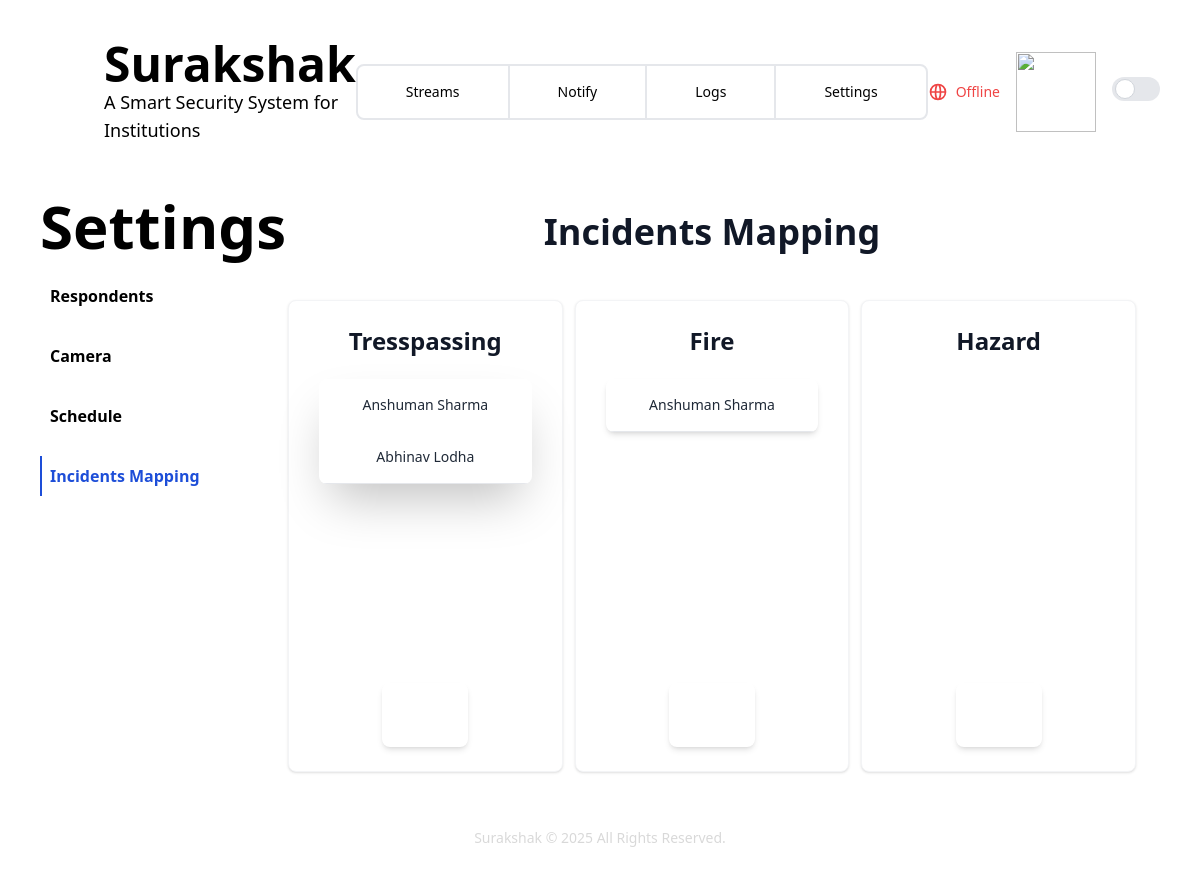
The page /settings/incidents_mapping on the database as committed earlier.
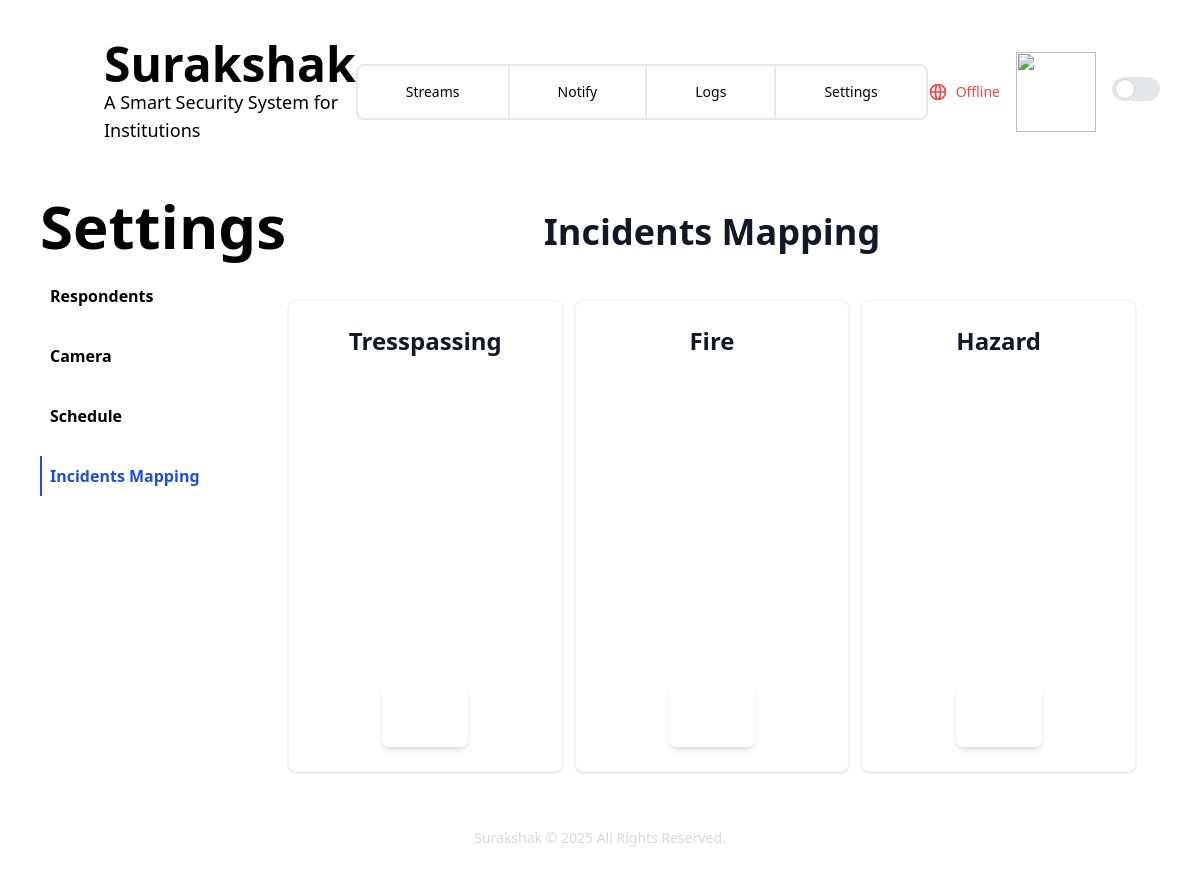
The same page on the database as committed later.
### surakshak/models.py (models this page shows, shortened)
class Respondent(models.Model):
    id = models.AutoField(primary_key=True)
    name = models.CharField(max_length=100)
    phone = models.CharField(max_length=10)
    email = models.EmailField(max_length=100)
    is_active = models.BooleanField(default=True)

### surakshak/views.py (the view)
# urls.py: path('settings/incidents_mapping', incidents_mapping_page, name='incidents_mapping_page'),
def incidents_mapping_page(request):
    pop_up = request.GET.get("pop_up", "false").lower() == "true"
    incident_type = request.GET.get("incident_type", "")
    incident_types = IncidentType.objects.all()
    serialized_incidents = IncidentTypeSerializer(incident_types, many=True).data
    tresspassing_ids = IncidentType.objects.filter(
        type_name="Tresspassing"
    ).values_list("id", flat=True)
    tress_avail_respondents = Respondent.objects.exclude(
        incident_types__in=tresspassing_ids
    )
    tress_avail_serialized = RespondentSerializer(
        tress_avail_respondents, many=True
    ).data
    fire_ids = (IncidentType.objects.filter(type_name="Fire").values_list('id', flat=True))
    fire_avail_respondents = Respondent.objects.exclude(incident_types__in=fire_ids)
    fire_avail_serialized = RespondentSerializer(fire_avail_respondents, many=True).data
    return render(
        request,
        "settings/incidents_map.html",
        {
            "incident_mappings": serialized_incidents,
            "available_tress_respondents": tress_avail_serialized,
            "available_fire_respondents": fire_avail_serialized,
            "pop_up": pop_up,
            "incident_type": incident_type,
        },
    )

### surakshak/templates/settings/incidents_map.html (shortened to what this page needs)
{% extends "settings.html" %}
{% block settings_content %}
<section class="">
    <div class="py-2 px-1 mx-auto max-w-screen-xl lg:py-4 lg:px-6">
        <div class="mx-auto max-w-screen-md text-center mb-8 lg:mb-12">
            <h2 class="text-3xl font-bold leading-tight text-gray-900 dark:text-white lg:text-4xl">Incidents Mapping
            </h2>
        </div>
        <div class="space-y-8 lg:grid lg:grid-cols-3 sm:gap-3 xl:gap-4 lg:space-y-0">
            <div
                class="flex flex-col p-6 mx-max text-center text-gray-900 bg-white rounded-lg border border-gray-100 shadow dark:border-gray-900 xl:p-8 dark:bg-gray-700 dark:text-white">
                <h3 class="mb-4 text-2xl font-semibold">Tresspassing</h3>
                <div class="p-1.5 min-w-full inline-block justify-center h-[35vh]">
                    <div class="overflow-hidden shadow-2xl rounded-lg">
                        <div class="table border-collapse table-auto w-full">
                            <div
                                class="table-row-group border-b dark:bg-gray-800 dark:border-gray-800">
                                {% for incident_mapping in incident_mappings %}
                                {% if incident_mapping.type_name == 'Tresspassing' %}
                                {% for member in incident_mapping.respondents %}
                                <div class="table-row">
                                    <div
                                        class="table-cell px-6 py-4 whitespace-nowrap text-sm text-center font-medium text-gray-800 dark:text-neutral-100">
                                        {{ member.name }}
                                    </div>
                                </div>
                                {% endfor %}
                                {% endif %}
                                {% endfor %}
                            </div>
                        </div>
                    </div>
                </div>
                <div class="flex flex-col sm:flex-row sm:justify-centre">
                    {% if not pop_up %}
                    <a class="" href="?pop_up=true&incident_type=Tresspassing">
                        <div class="w-min mx-auto bg-primaryHighlight shadow-md rounded-lg p-3 space-y-1">
                            <button class="py-2 px-4 bg-primaryBg text-white rounded hover:bg-accent">Add</button>
                    </a>
                </div>
                {% endif %}
            </div>
        </div>
        <div
        class="flex flex-col p-6 mx-max text-center text-gray-900 bg-white rounded-lg border border-gray-100 shadow dark:border-gray-900 xl:p-8 dark:bg-gray-700 dark:text-white">
            <h3 class="mb-4 text-2xl font-semibold">Fire</h3>
            <div class="p-1.5 min-w-full inline-block justify-center h-[35vh]">
                <div class="overflow-hidden shadow-md rounded-lg">
                    <div class="table border-collapse table-auto w-full divide-y divide-gray-100">
                        <div
                            class="table-row-group divide-y divide-gray-100 border-b dark:bg-gray-800 dark:border-gray-700">
                            {% for incident_mapping in incident_mappings %}
                            {% if incident_mapping.type_name == 'Fire' %}
                            {% for member in incident_mapping.respondents %}
                            <div class="table-row">
                                <div
                                    class="table-cell px-6 py-4 whitespace-nowrap text-sm text-center font-medium text-gray-800 dark:text-neutral-100">
                                    {{ member.name }}
                                </div>
                            </div>
                            {% endfor %}
                            {% endif %}
                            {% endfor %}
                        </div>
                    </div>
                </div>
            </div>
            <div class="flex flex-col sm:flex-row sm:justify-centre">
                {% if not pop_up %}
                <a class="" href="?pop_up=true&incident_type=Fire">
                    <div class="w-min mx-auto bg-primaryHighlight shadow-md rounded-lg p-3 space-y-1">
                        <button class="py-2 px-4 bg-primaryBg text-white rounded hover:bg-accent">Add</button>
                </a>
            </div>
            {% endif %}
        </div>
    </div>
    <div
        class="flex flex-col p-6 mx-max max-w-lg text-center text-gray-900 bg-white rounded-lg border border-gray-100 shadow dark:border-gray-600 xl:p-3 dark:bg-gray-800 dark:text-white">
        <h3 class="mb-4 text-2xl font-semibold">Hazard</h3>
        <div class="p-1.5 min-w-full inline-block justify-center h-[35vh]">
        </div>
        <div class="flex flex-col sm:flex-row sm:justify-centre">
            {% if not pop_up %}
            <a class="" href="?pop_up=true?">
                <div class="w-min mx-auto bg-primaryHighlight shadow-md rounded-lg p-3 space-y-1">
                    <button class="py-2 px-4 bg-primaryBg text-white rounded hover:bg-accent">Add</button>
            </a>
        </div>
        {% endif %}
    </div>
    </div>
    </div>
    </div>
{% endblock settings_content %}

### surakshak/templates/settings.html (shortened to what this page needs)
{% extends "layout.html" %}
{% block content %}
<div class="grid grid-cols-8 pt-3 sm:grid-cols-10">
    <div class="col-span-2 hidden sm:block">
        <h1 class="text-6xl font-semibold text-white-800">Settings</h1>
        <ul>
            <li data-section="Respondents"
                class="mt-5 cursor-pointer border-l-2 border-transparent px-2 py-2 font-semibold transition hover:border-l-blue-700 hover:text-blue-700">
                <a href="{% url 'respondents_page' %}">Respondents</a>
            </li>
            <li data-section="Camera"
                class="mt-5 cursor-pointer border-l-2 border-transparent px-2 py-2 font-semibold transition hover:border-l-blue-700 hover:text-blue-700">
                <a href="{% url 'camera_page' %}">Camera</a>
            </li>
            <li data-section="Schedule"
                class="mt-5 cursor-pointer border-l-2 border-transparent px-2 py-2 font-semibold transition hover:border-l-blue-700 hover:text-blue-700">
                <a href="{% url 'timings' %}">Schedule</a>
            </li>
            <li data-section="IncidentsMapping"
                class="mt-5 cursor-pointer border-l-2 border-transparent px-2 py-2 font-semibold transition hover:border-l-blue-700 hover:text-blue-700">
                <a href="{% url 'incidents_mapping_page' %}">Incidents Mapping</a>
            </li>
        </ul>
    </div>
    <div class="col-span-6 sm:col-span-8">
        <div>
            {% block settings_content %}
            {% endblock settings_content %}
{% endblock content %}

### surakshak/templates/layout.html (shortened to what this page needs)
{% load static %} {% load static tailwind_tags %}
<!DOCTYPE html>
<html lang="en">
  <head>
    {% tailwind_preload_css %} {% tailwind_css %}
  </head>
  <body class="bg-primaryBg text-textColor font-sans p-10 relative overflow-x-hidden">
    <div class="flex justify-between w-full items-center mb-10 ">
      <a class="flex gap-4" href="/">
        <div class="h-full">
          <img src="{% static 'logo.svg' %}" alt="logo" class="w-20 h-20" />
        </div>
        <div class="flex flex-col justify-center">
          <div class="text-5xl font-bold">Surakshak</div>
          <div class="text-lg">A Smart Security System for Institutions</div>
        </div>
      </a>
      <nav class="flex border-2 rounded-lg border-primaryHighlight">
        <a
          href="/streams"
          class="py-4 px-12 text-sm font-normal border-r-2 border-primaryHighlight transition-all duration-200 select-none cursor-pointer hover:text-accent hover:bg-primaryHighlight"
          >Streams</a
        >
        <a
          href="/notify"
          class="py-4 px-12 text-sm font-normal border-r-2 border-primaryHighlight transition-all duration-200 select-none cursor-pointer hover:text-accent hover:bg-primaryHighlight"
          >Notify</a
        >
        <a
          href="/logs"
          class="py-4 px-12 text-sm font-normal border-r-2 border-primaryHighlight transition-all duration-200 select-none cursor-pointer hover:text-accent hover:bg-primaryHighlight"
          >Logs</a
        >
        <a
          href="/settings"
          class="py-4 px-12 text-sm font-normal transition-all duration-200 select-none cursor-pointer hover:text-accent hover:bg-primaryHighlight"
          >Settings</a
        >
      </nav>
      <div class="flex items-center gap-4 justify-center">
        <div class="relative group">
          <div class="flex items-center gap-2">
            <span id="internet-status" class="text-sm">Checking...</span>
          </div>
        </div>
        <div class="relative group">
          <img src="{% static '9lfK.gif' %}" class="w-20 h-20">
        </div>
        <div class="relative group">
          <label class="inline-flex items-center cursor-pointer">
            <div
              class="relative w-12 h-6 bg-gray-200 peer-focus:outline-none peer-focus:ring-3 peer-focus:ring-primaryHighlight rounded-full peer dark:bg-accent peer-checked:after:translate-x-full rtl:peer-checked:after:-translate-x-full peer-checked:after:border-white after:content-[''] after:absolute after:top-0.5 after:start-[3px] after:bg-white after:border-gray-300 after:border after:rounded-full after:h-5 after:w-5 after:transition-all dark:border-gray-600 peer-checked:bg-green-500"
            ></div>
          </label>
        </div>
      </div>
      </div>
    <main>{% block content %} {% endblock content %}</main>
    <footer class="text-textColor opacity-15 mt-10 text-center text-sm">
      Surakshak &copy; 2025 All Rights Reserved.
    </footer>
  </body>
</html>

Rows that differ between the two databases and show on the page:
removed Respondent: name "Anshuman Sharma", name "Anshuman Sharma"
removed Respondent: name "Abhinav Lodha"
